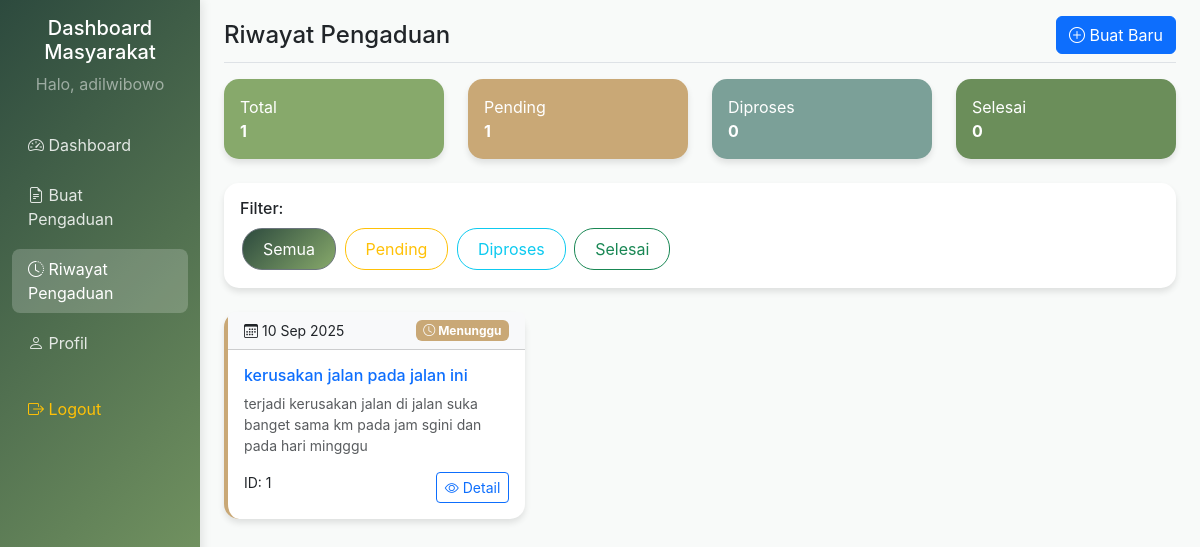
The app's page /masyarakat/riwayat.php (signed in), older data.
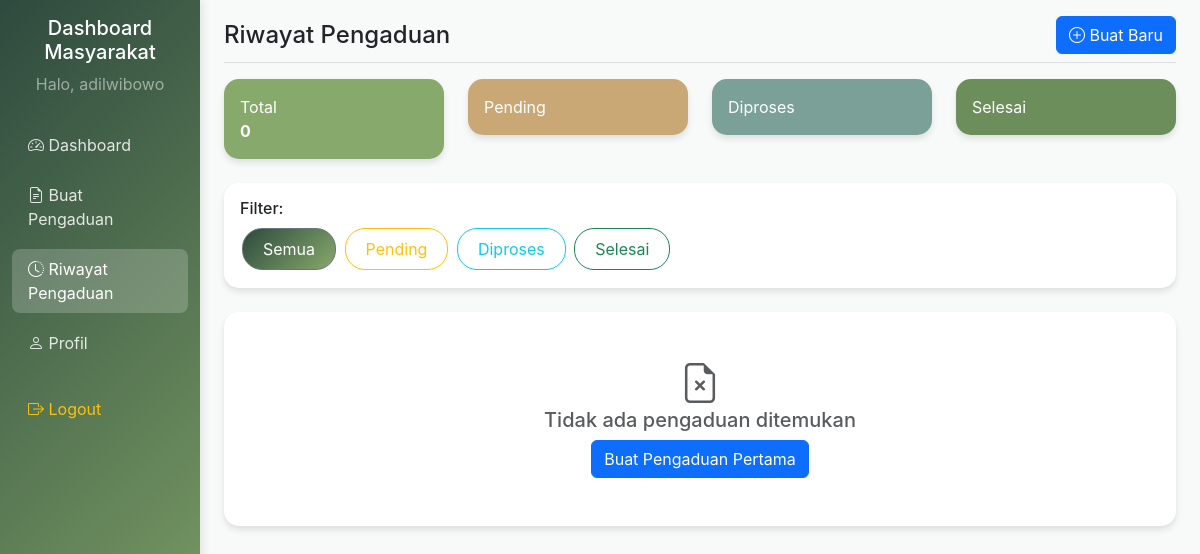
The same page, newer data.
### tables this page shows
CREATE TABLE `pengaduan` (
  `id_pengaduan` int(11) NOT NULL,
  `tgl_pengaduan` datetime NOT NULL,
  `nik` char(16) NOT NULL,
  `judul_pengaduan` varchar(255) DEFAULT NULL,
  `isi_laporan` text NOT NULL,
  `foto` varchar(255) DEFAULT NULL,
  `status` enum('0','proses','selesai') DEFAULT '0',
  `created_at` timestamp NOT NULL DEFAULT current_timestamp(),
  `updated_at` timestamp NOT NULL DEFAULT current_timestamp() ON UPDATE current_timestamp()
);

### config/koneksi.php (called while the page is built, shortened)
<?php
class Database {
    private $host = 'localhost';
    private $username = 'root';
    private $password = '';
    private $database = 'db_apem';
    private $connection;
    public function __construct() {
        try {
            $this->connection = new PDO(
                "mysql:host={$this->host};dbname={$this->database};charset=utf8mb4",
                $this->username,
                $this->password,
                [
                    PDO::ATTR_ERRMODE => PDO::ERRMODE_EXCEPTION,
                    PDO::ATTR_DEFAULT_FETCH_MODE => PDO::FETCH_ASSOC,
                    PDO::ATTR_EMULATE_PREPARES => false
                ]
            );
        } catch (PDOException $e) {
            die("Koneksi database gagal: " . $e->getMessage());
        }
    }
    public function query($sql, $params = []) {
        try {
            $stmt = $this->connection->prepare($sql);
            $stmt->execute($params);
            return $stmt;
        } catch (PDOException $e) {
            throw new Exception("Query error: " . $e->getMessage());
        }
    }
}
$db = new Database();
?>

### masyarakat/riwayat.php (the view, shortened to what the changed rows need)
<?php
require_once '../config/koneksi.php';
$page = isset($_GET['page']) ? (int)$_GET['page'] : 1;
$limit = 10;
$offset = ($page - 1) * $limit;
try {
    $sql = "SELECT * FROM pengaduan WHERE nik = ?";
    $params = [$_SESSION['user_id']];
    $sql .= " ORDER BY tgl_pengaduan DESC LIMIT ? OFFSET ?";
    $params[] = $limit;
    $params[] = $offset;
    $stmt = $db->query($sql, $params);
    $pengaduan = $stmt->fetchAll();
    $stats_sql = "SELECT
                    COUNT(*) as total,
                    SUM(CASE WHEN status = '0' THEN 1 ELSE 0 END) as pending,
                    SUM(CASE WHEN status = 'proses' THEN 1 ELSE 0 END) as proses,
                    SUM(CASE WHEN status = 'selesai' THEN 1 ELSE 0 END) as selesai
                  FROM pengaduan WHERE nik = ?";
    $stats_stmt = $db->query($stats_sql, [$_SESSION['user_id']]);
    $stats = $stats_stmt->fetch();
} catch (Exception $e) {
    $pengaduan = [];
    $total_data = 0;
    $total_pages = 0;
    $stats = ['total' => 0, 'pending' => 0, 'proses' => 0, 'selesai' => 0];
}
function formatIsiLaporan($isi_laporan, $limit = 100) {
    $parts = explode(' | ', $isi_laporan, 2);
    if (count($parts) == 2) {
        $judul = $parts[0];
        $isi = strlen($parts[1]) > $limit ? substr($parts[1], 0, $limit) . '...' : $parts[1];
        return ['judul' => $judul, 'isi' => $isi];
    } else {
        $isi = strlen($isi_laporan) > $limit ? substr($isi_laporan, 0, $limit) . '...' : $isi_laporan;
        return ['judul' => 'Pengaduan', 'isi' => $isi];
    }
}
?>
<!DOCTYPE html>
<html lang="id">
<head>
  <link href="https://cdn.jsdelivr.net/npm/bootstrap@5.3.2/dist/css/bootstrap.min.css" rel="stylesheet">
  <link href="https://cdnjs.cloudflare.com/ajax/libs/bootstrap-icons/1.11.3/font/bootstrap-icons.min.css" rel="stylesheet">
</head>
<body>
<div class="container-fluid">
  <div class="row">
    <main class="col-md-9 ms-sm-auto col-lg-10 px-md-4">
      <div class="d-flex justify-content-between align-items-center pt-3 pb-2 mb-3 border-bottom">
        <div class="d-flex align-items-center">
          <h1 class="h4 mb-0">Riwayat Pengaduan</h1>
        </div>
      </div>
      <div class="row mb-4">
        <div class="col-md-3"><div class="card text-white" style="background:var(--secondary)"><div class="card-body"><div>Total<br><strong><?= $stats['total']; ?></strong></div></div></div></div>
        <div class="col-md-3"><div class="card text-white" style="background:var(--warning)"><div class="card-body"><div>Pending<br><strong><?= $stats['pending']; ?></strong></div></div></div></div>
        <div class="col-md-3"><div class="card text-white" style="background:var(--info)"><div class="card-body"><div>Diproses<br><strong><?= $stats['proses']; ?></strong></div></div></div></div>
        <div class="col-md-3"><div class="card text-white" style="background:var(--success)"><div class="card-body"><div>Selesai<br><strong><?= $stats['selesai']; ?></strong></div></div></div></div>
      </div>
      <?php if (empty($pengaduan)): ?>
        <div class="card"><div class="card-body text-center py-5">
          <i class="bi bi-file-earmark-x h1 text-muted mb-3"></i>
          <h5 class="text-muted">Tidak ada pengaduan ditemukan</h5>
          <a href="pengaduan.php" class="btn btn-primary">Buat Pengaduan Pertama</a>
        </div></div>
      <?php else: ?>
        <div class="row">
        <?php foreach($pengaduan as $item):
          $laporan=formatIsiLaporan($item['isi_laporan']);
          switch($item['status']){
            case '0':$status_class='badge-pending';$status_text='Menunggu';$status_icon='bi-clock';break;
          } ?>
          <div class="col-md-6 col-lg-4 mb-4">
            <div class="card pengaduan-card <?= str_replace('badge-','',$status_class); ?>">
              <div class="card-header d-flex justify-content-between bg-light">
                <small><i class="bi bi-calendar3"></i> <?= date('d M Y',strtotime($item['tgl_pengaduan'])); ?></small>
                <span class="badge <?= $status_class; ?>"><i class="<?= $status_icon; ?>"></i> <?= $status_text; ?></span>
              </div>
              <div class="card-body">
                <h6 class="card-title text-primary"><?= htmlspecialchars($laporan['judul']); ?></h6>
                <p class="text-muted small"><?= htmlspecialchars($laporan['isi']); ?></p>
                <div class="d-flex justify-content-between">
                  <small>ID: <?= $item['id_pengaduan']; ?></small>
                  <a href="detail.php?id=<?= $item['id_pengaduan']; ?>" class="btn btn-sm btn-outline-primary"><i class="bi bi-eye"></i> Detail</a>
                </div>
              </div>
            </div>
          </div>
        <?php endforeach; ?>
        </div>
      <?php endif; ?>
    </main>
  </div>
</div>
</body>
</html>

Row changes from the older to the newer data that the page shows:
removed pengaduan: tgl_pengaduan "10 Sep 2025", status "Menunggu", isi_laporan "kerusakan jalan pada jalan ini", isi_laporan "terjadi kerusakan jalan di jalan suka banget sama km pada jam sgini dan pada hari mingggu", id_pengaduan "1"
Text that changed along with them:
$stats['total']: "1" → "0"
$stats['pending']: "1" → (not shown)
$stats['proses']: "0" → (not shown)
$stats['selesai']: "0" → (not shown)
text now shown: "Tidak ada pengaduan ditemukan Buat Pengaduan Pertama"
